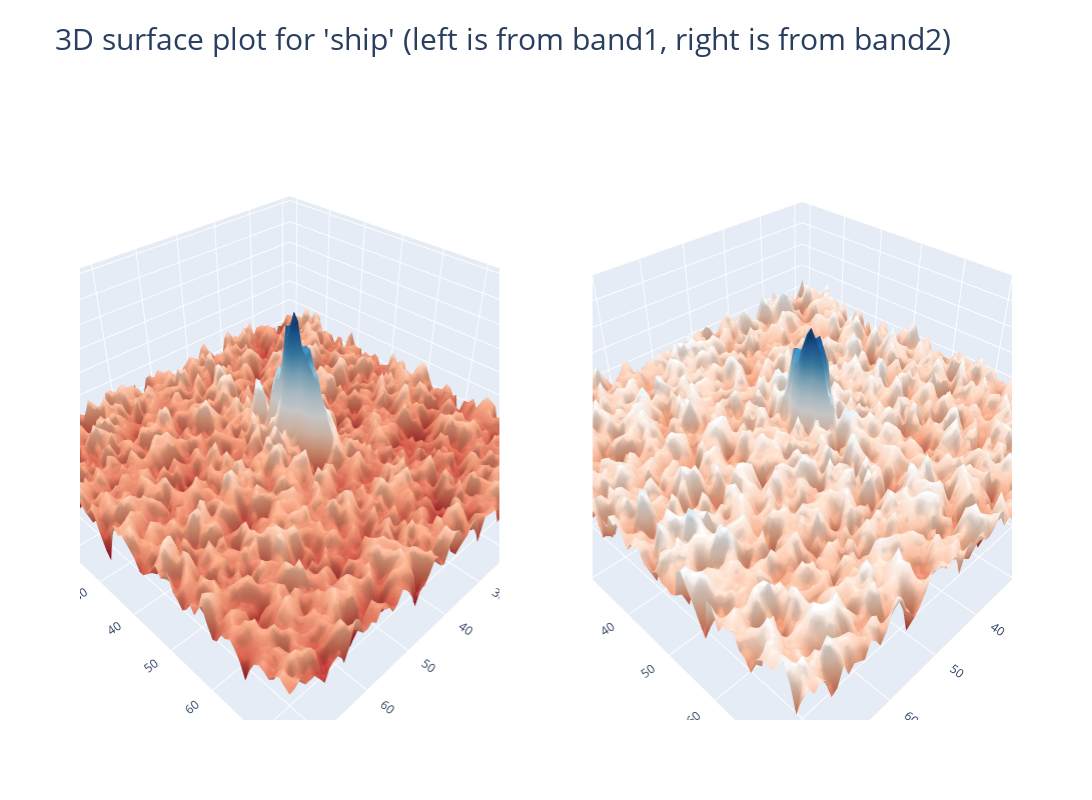

The notebook cell saved with this chart:
### Code cell
# Ship의 band_1, band_2
num = 0
label = 'iceberg' if (train['is_iceberg'].values[num] == 1) else 'ship'
plot_2d(X_band_1[num,:,:],X_band_2[num,:,:],label)

### Figure 1 — Plotly figure (JSON) as saved in the notebook; plotly's stock layout.template omitted (floating-point values rounded to 4 significant figures; data arrays with more than 128 entries replaced by an {"elided": "..."} marker saying what was removed)
{"data": [{"colorscale": [[0, "rgb(103,0,31)"], [0.1, "rgb(178,24,43)"], [0.2, "rgb(214,96,77)"], [0.3, "rgb(244,165,130)"], [0.4, "rgb(253,219,199)"], [0.5, "rgb(247,247,247)"], [0.6, "rgb(209,229,240)"], [0.7, "rgb(146,197,222)"], [0.8, "rgb(67,147,195)"], [0.9, "rgb(33,102,172)"], [1, "rgb(5,48,97)"]], "scene": "scene", "showscale": false, "type": "surface", "z": {"elided": "75x75 float values"}}, {"colorscale": [[0, "rgb(103,0,31)"], [0.1, "rgb(178,24,43)"], [0.2, "rgb(214,96,77)"], [0.3, "rgb(244,165,130)"], [0.4, "rgb(253,219,199)"], [0.5, "rgb(247,247,247)"], [0.6, "rgb(209,229,240)"], [0.7, "rgb(146,197,222)"], [0.8, "rgb(67,147,195)"], [0.9, "rgb(33,102,172)"], [1, "rgb(5,48,97)"]], "scene": "scene2", "showscale": false, "type": "surface", "z": {"elided": "75x75 float values"}}], "layout": {"height": 800, "scene": {"domain": {"x": [0, 0.45], "y": [0, 1]}}, "scene2": {"domain": {"x": [0.55, 1], "y": [0, 1]}}, "title": {"font": {"size": 30}, "text": "3D surface plot for 'ship' (left is from band1, right is from band2)"}, "width": 1200}}
